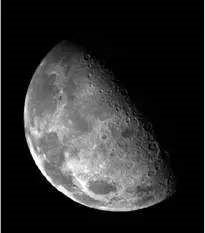
#> input picture Laplace/img/moon.jpg, 205 x 233 px
$ python laplace.py   (older library calls are emulated)
#> lines starting #> are read from the running program, lines starting #| are printed output that depends on the picture
#!/usr/bin/env python
# -*- coding:utf-/ -*-
__author__ = '&USER'
import cv2
import numpy as np
from PIL import Image
import math

img = cv2.imread('img/moon.jpg')
#> img is the input picture: shape (233, 205, 3); min 0, max 255, mean 45.3
img = np.array(cv2.cvtColor(img, cv2.COLOR_RGB2GRAY))
#> img: shape (233, 205)
laplace = np.zeros(img.shape)
laplace = laplace.astype(np.uint8)
row, column = img.shape
#> row = 233; column = 205
# 自定义laplace算子
for i in range(1, row - 1):
    for j in range(1, column - 1):
        laplace[i][j] = math.fabs(
            8 * img[i][j] - img[i - 1][j] - img[i][j - 1] - img[i][j + 1] - img[i + 1][j] - img[i + 1][j + 1] -
            img[i + 1][j - 1] - img[i - 1][j - 1] - img[i - 1][j + 1])
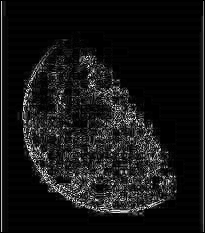
#> laplace: shape (233, 205); min 0, max 255, mean 21.6
output = Image.fromarray(np.zeros(laplace.shape))
#> output: PIL image 205x233 F; every value is 0
output = img + laplace
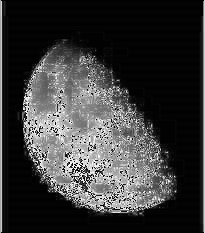
#> output: shape (233, 205); min 0, max 255, mean 57
gray_lap = cv2.Laplacian(img, cv2.CV_16S, ksize=3)
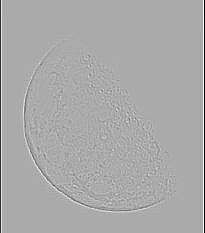
#> gray_lap: shape (233, 205) int16; min -1768, max 872, mean -7.2; drawn with min black and max white
dst = cv2.convertScaleAbs(gray_lap)  # opencv中laplace算子
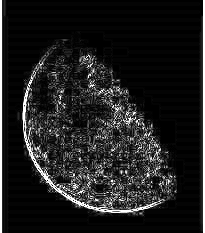
#> dst: shape (233, 205); min 0, max 255, mean 30.9
cv2.imshow('originalDrawing', img)
cv2.imshow('laplace', laplace)
cv2.imshow('output', output)
cv2.imshow('cv', dst)
cv2.waitKey(0)
